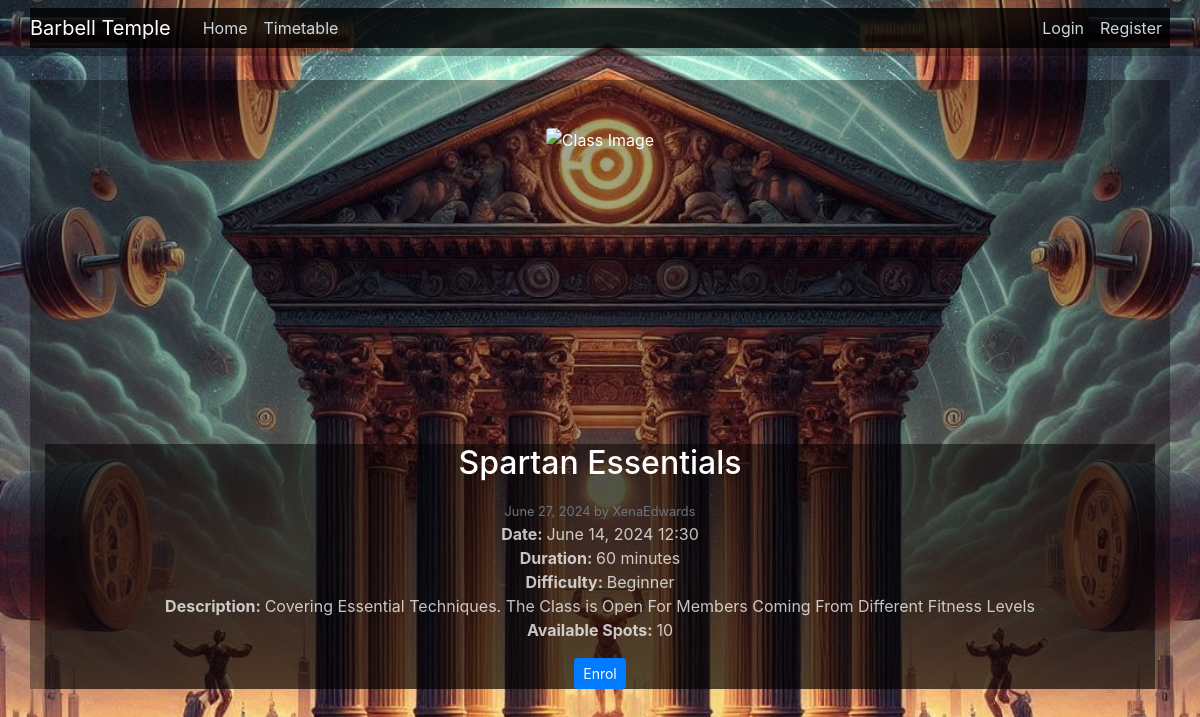
Page /barbellclass/17 on the committed database.
### barbell_classes/models.py (models this page shows, shortened)
class BarbellClass(models.Model):
    DIFFICULTY_CHOICES = [
        ('Beginner', 'Beginner'),
        ('Intermediate', 'Intermediate'),
        ('Advanced', 'Advanced'),
    ]
    title = models.CharField(max_length = 100, help_text = "Enter the title of the barbell class (e.g., 'Beginner Strength Training')")
    image = CloudinaryField('image', default = 'placeholder')
    date_posted = models.DateTimeField(default = timezone.now, editable = False)
    author = models.ForeignKey(User, on_delete = models.CASCADE)
    class_datetime = models.DateTimeField(default = timezone.now, help_text = "Enter the date and time of the class (yyyy/mm/dd hours:minutes)")
    duration = models.TextField(default = '', help_text = "Enter the duration of the class (e.g., '1 hour')")
    difficulty = models.CharField(max_length = 20, choices = DIFFICULTY_CHOICES, default = 'Beginner',
help_text = "Select the difficulty level of the class")
    description = models.TextField(help_text="Provide a detailed description of the class")
    available_spots = models.IntegerField(default = 0, help_text = "Number of available spots")
    class Meta:
        verbose_name = "Barbell Class"
        verbose_name_plural = "Barbell Classes"

### barbell_classes/views.py (the view)
# urls.py: path('barbellclass/<int:pk>', BarbellClassDetailView.as_view(), name='barbellclass-detail'),
class BarbellClassDetailView(DetailView):
    model = BarbellClass
    def get_context_data(self, **kwargs):
        context = super().get_context_data(**kwargs)
        if self.request.user.is_authenticated:
            context['is_enrolled'] = Enrollment.objects.filter(
                user=self.request.user,
                barbell_class=self.object
            ).exists()
        else:
            context['is_enrolled'] = False
        return context

### barbell_classes/templates/barbell_classes/barbellclass_detail.html (shortened to what this page needs)
{% extends "barbell_classes/base.html" %}
{% block content %}
    <div class="container mt-5">
        <div class="row">
            <div class="barbell-class-picture">
                <img class="img-fluid rounded" src="{{ object.image.url }}" alt="Class Image">
            </div>
            <div class="col-md-8">
                <h2 class="mb-3">{{ object.title }}</h2>
                <div>
                    <small class="text-muted">{{ object.date_posted|date:"F d, Y" }} by {{ object.author }}</small>
                </div>
                <ul class="list-unstyled">
                    <li><strong>Date: </strong>{{ object.class_datetime|date:"F d, Y H:i" }}</li>
                    <li><strong>Duration: </strong>{{ object.duration }}</li>
                    <li><strong>Difficulty: </strong>{{ object.difficulty }}</li>
                    <li><strong>Description: </strong>{{ object.description }}</li>
                    <li><strong>Available Spots: </strong>{{ object.available_spots }}</li>
                </ul>
                {% if object.available_spots > 0 %}
                    {% if object.author == user or user.is_superuser %}
                        <div class="mt-3">
                            <a class="btn btn-secondary btn-sm" href="{% url 'barbellclass-update' object.id %}">Update</a>
                            <a class="btn btn-danger btn-sm" href="{% url 'barbellclass-delete' object.id %}">Delete</a>
                        </div>
                    {% elif not user.is_staff and not user.is_superuser %}
                        <div class="mt-3">
                            {% if user.is_authenticated %}
                                {% if is_enrolled %}
                                    <form method="post" action="{% url 'barbellclass-unenrol' object.id %}" onsubmit="return confirmUnenrol()">
                                        {% csrf_token %}
                                        <button type="submit" class="btn btn-danger btn-sm">Unenrol</button>
                                    </form>
                                {% else %}
                                    <form method="post" action="{% url 'barbellclass-enrol' object.id %}" onsubmit="return confirmEnrol()">
                                        {% csrf_token %}
                                        <button type="submit" class="btn btn-primary btn-sm">Enrol</button>
                                    </form>
                                {% endif %}
                            {% else %}
                                <a class="btn btn-primary btn-sm" href="{% url 'login' %}?next={{ request.path }}">Enrol</a>
                            {% endif %}
                        </div>
                    {% endif %}
                {% else %}
                    <p>No available spots left.</p>
                {% endif %}
            </div>
        </div>
    </div>
{% endblock content %}

### barbell_classes/static/barbell_classes/main.css (style rules this page uses)
body { background: url('/media/barbelltemplebackground.jpg') no-repeat center center fixed; background-size: cover; color: gray; margin-top: 5rem; text-align: center; }
h1, h2, h3, h4, h5, h6 { color: white; }
ul { margin: 0; }
.col-md-8 { -ms-flex: 0 0 66.666667%; flex: 0 0 100%; max-width: 100%; color:rgba(255,255,255,.75); background: rgba(0,0,0,.5); }
.text-muted { color: rgba(255,255,255,.75); }
.barbell-class-picture { height: 300px; width: 300px; margin-right: 20px; margin-bottom: 16px; display: flex; flex: 0 0 100%; justify-content: center; }

### rows in the picture
BarbellClass: title "Spartan Essentials", date_posted "June 27, 2024", author "XenaEdwards", class_datetime "June 14, 2024 12:30", duration "60 minutes", difficulty "Beginner", description "Covering Essential Techniques. The Class is Open For Members Coming From Different Fitness Levels", available_spots "10"
